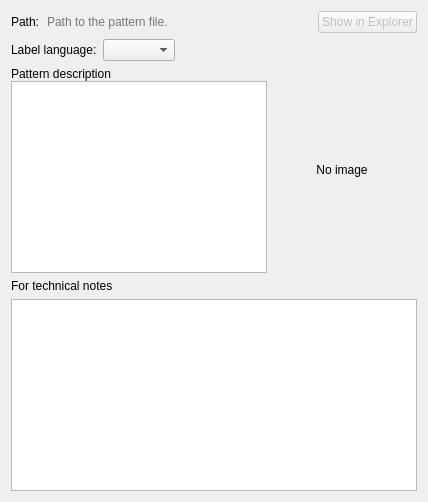
     <widget class="QWidget" name="tab">
      <attribute name="title">
       <string>Pattern</string>
      </attribute>
      <layout class="QVBoxLayout" name="verticalLayout_3">
       <item>
        <layout class="QHBoxLayout" name="horizontalLayoutPath">
         <item>
          <widget class="QLabel" name="label_9">
           <property name="text">
            <string>Path:</string>
           </property>
          </widget>
         </item>
         <item>
          <widget class="QLineEdit" name="lineEditPathToFile">
           <property name="sizePolicy">
            <sizepolicy hsizetype="Expanding" vsizetype="Fixed">
             <horstretch>0</horstretch>
             <verstretch>0</verstretch>
            </sizepolicy>
           </property>
           <property name="autoFillBackground">
            <bool>false</bool>
           </property>
           <property name="styleSheet">
            <string notr="true">background: transparent;</string>
           </property>
           <property name="frame">
            <bool>false</bool>
           </property>
           <property name="readOnly">
            <bool>true</bool>
           </property>
           <property name="placeholderText">
            <string notr="true">Path to the pattern file.</string>
           </property>
          </widget>
         </item>
         <item alignment="Qt::AlignRight">
          <widget class="QPushButton" name="pushButtonShowInExplorer">
           <property name="enabled">
            <bool>false</bool>
           </property>
           <property name="sizePolicy">
            <sizepolicy hsizetype="Minimum" vsizetype="Preferred">
             <horstretch>0</horstretch>
             <verstretch>0</verstretch>
            </sizepolicy>
           </property>
           <property name="text">
            <string>Show in Explorer</string>
           </property>
          </widget>
         </item>
        </layout>
       </item>
       <item>
        <layout class="QHBoxLayout" name="horizontalLayout">
         <item>
          <widget class="QLabel" name="label_12">
           <property name="sizePolicy">
            <sizepolicy hsizetype="Fixed" vsizetype="Preferred">
             <horstretch>0</horstretch>
             <verstretch>0</verstretch>
            </sizepolicy>
           </property>
           <property name="text">
            <string>Label language:</string>
           </property>
          </widget>
         </item>
         <item>
          <widget class="QComboBox" name="comboBoxLabelLanguage">
           <property name="sizePolicy">
            <sizepolicy hsizetype="Preferred" vsizetype="Fixed">
             <horstretch>0</horstretch>
             <verstretch>0</verstretch>
            </sizepolicy>
           </property>
          </widget>
         </item>
         <item>
          <spacer name="horizontalSpacer_2">
           <property name="orientation">
            <enum>Qt::Horizontal</enum>
           </property>
           <property name="sizeHint" stdset="0">
            <size>
             <width>40</width>
             <height>20</height>
            </size>
           </property>
          </spacer>
         </item>
        </layout>
       </item>
       <item>
        <layout class="QHBoxLayout" name="horizontalLayout_7">
         <property name="spacing">
          <number>0</number>
         </property>
         <property name="sizeConstraint">
          <enum>QLayout::SetMaximumSize</enum>
         </property>
         <property name="leftMargin">
          <number>0</number>
         </property>
         <property name="topMargin">
          <number>0</number>
         </property>
         <property name="rightMargin">
          <number>0</number>
         </property>
         <item>
          <layout class="QVBoxLayout" name="verticalLayout">
           <item>
            <widget class="QLabel" name="label_2">
             <property name="text">
              <string>Pattern description</string>
             </property>
            </widget>
           </item>
           <item>
            <widget class="VPlainTextEdit" name="plainTextEditDescription">
             <property name="documentTitle">
              <string/>
             </property>
            </widget>
           </item>
          </layout>
         </item>
         <item>
          <layout class="QVBoxLayout" name="verticalLayout_11">
           <property name="spacing">
            <number>6</number>
           </property>
           <property name="leftMargin">
            <number>0</number>
           </property>
           <item>
            <widget class="QLabel" name="imageLabel">
             <property name="sizePolicy">
              <sizepolicy hsizetype="Preferred" vsizetype="Preferred">
               <horstretch>200</horstretch>
               <verstretch>200</verstretch>
              </sizepolicy>
             </property>
             <property name="minimumSize">
              <size>
               <width>150</width>
               <height>200</height>
              </size>
             </property>
             <property name="maximumSize">
              <size>
               <width>200</width>
               <height>200</height>
              </size>
             </property>
             <property name="toolTip">
              <string>Call context menu for edit</string>
             </property>
             <property name="text">
              <string>No image</string>
             </property>
             <property name="textFormat">
              <enum>Qt::AutoText</enum>
             </property>
             <property name="alignment">
              <set>Qt::AlignCenter</set>
             </property>
             <property name="margin">
              <number>1</number>
             </property>
            </widget>
           </item>
          </layout>
         </item>
        </layout>
       </item>
       <item>
        <layout class="QVBoxLayout" name="verticalLayout_2">
         <item>
          <widget class="QLabel" name="label_3">
           <property name="text">
            <string>For technical notes</string>
           </property>
          </widget>
         </item>
         <item>
          <widget class="VPlainTextEdit" name="plainTextEditTechNotes"/>
         </item>
        </layout>
       </item>
      </layout>
     </widget>
